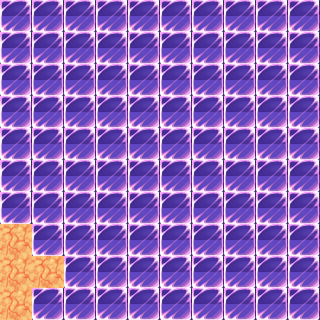

This is a level from a 2D game, rendered from its Tiled map with the project's own tilesets. A one-line summary and the map file follow, with tile-layer data summarised:
An orthogonal 10x10 tile map with 32x32 px tiles, 4 tile layers (Terrain Layer, Decoration Layer, Collision Layer, Top Layer).

<map version="1.0" orientation="orthogonal" renderorder="right-up" width="10" height="10" tilewidth="32" tileheight="32" nextobjectid="1">
 <tileset firstgid="1" name="variousTiles" tilewidth="32" tileheight="32" tilecount="128">
  <image source="variousTiles.png" width="256" height="512" />
 </tileset>
 <layer name="Terrain Layer" width="10" height="10">
  <data>[100 cells, 100 non-empty, 1 distinct tile ids]</data>
 </layer>
 <layer name="Decoration Layer" width="10" height="10">
  <data>[100 cells, 0 non-empty, 0 distinct tile ids]</data>
 </layer>
 <layer name="Collision Layer" width="10" height="10">
  <data>[100 cells, 4 non-empty, 1 distinct tile ids]</data>
 </layer>
 <layer name="Top Layer" width="10" height="10">
  <data>[100 cells, 0 non-empty, 0 distinct tile ids]</data>
 </layer>
</map>
